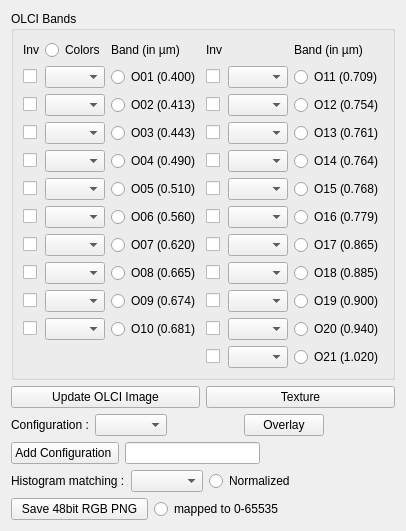
         <widget class="QWidget" name="tabOLCI">
          <attribute name="title">
           <string>OLCI</string>
          </attribute>
          <layout class="QVBoxLayout" name="verticalLayout_21">
           <item>
            <widget class="QGroupBox" name="groupBox_2">
             <property name="title">
              <string>OLCI Bands</string>
             </property>
             <layout class="QVBoxLayout" name="verticalLayout_19">
              <item>
               <layout class="QGridLayout" name="gridLayout_7">
                <item row="6" column="2">
                 <widget class="QRadioButton" name="rbOLCI06">
                  <property name="text">
                   <string>O06 (0.560)</string>
                  </property>
                 </widget>
                </item>
                <item row="2" column="4">
                 <widget class="QComboBox" name="cmbOLCI12">
                  <property name="minimumSize">
                   <size>
                    <width>60</width>
                    <height>0</height>
                   </size>
                  </property>
                  <property name="maximumSize">
                   <size>
                    <width>60</width>
                    <height>16777215</height>
                   </size>
                  </property>
                 </widget>
                </item>
                <item row="7" column="2">
                 <widget class="QRadioButton" name="rbOLCI07">
                  <property name="text">
                   <string>O07 (0.620)</string>
                  </property>
                 </widget>
                </item>
                <item row="5" column="5">
                 <widget class="QRadioButton" name="rbOLCI15">
                  <property name="text">
                   <string>O15 (0.768)</string>
                  </property>
                 </widget>
                </item>
                <item row="3" column="2">
                 <widget class="QRadioButton" name="rbOLCI03">
                  <property name="text">
                   <string>O03 (0.443)</string>
                  </property>
                 </widget>
                </item>
                <item row="2" column="0">
                 <widget class="QCheckBox" name="chkInverseOLCI02">
                  <property name="text">
                   <string/>
                  </property>
                 </widget>
                </item>
                <item row="1" column="2">
                 <widget class="QRadioButton" name="rbOLCI01">
                  <property name="text">
                   <string>O01 (0.400)</string>
                  </property>
                 </widget>
                </item>
                <item row="5" column="4">
                 <widget class="QComboBox" name="cmbOLCI15">
                  <property name="minimumSize">
                   <size>
                    <width>60</width>
                    <height>0</height>
                   </size>
                  </property>
                  <property name="maximumSize">
                   <size>
                    <width>60</width>
                    <height>16777215</height>
                   </size>
                  </property>
                 </widget>
                </item>
                <item row="9" column="2">
                 <widget class="QRadioButton" name="rbOLCI09">
                  <property name="text">
                   <string>O09 (0.674)</string>
                  </property>
                 </widget>
                </item>
                <item row="8" column="4">
                 <widget class="QComboBox" name="cmbOLCI18">
                  <property name="minimumSize">
                   <size>
                    <width>60</width>
                    <height>0</height>
                   </size>
                  </property>
                  <property name="maximumSize">
                   <size>
                    <width>60</width>
                    <height>16777215</height>
                   </size>
                  </property>
                 </widget>
                </item>
                <item row="10" column="2">
                 <widget class="QRadioButton" name="rbOLCI10">
                  <property name="text">
                   <string>O10 (0.681)</string>
                  </property>
                 </widget>
                </item>
                <item row="3" column="4">
                 <widget class="QComboBox" name="cmbOLCI13">
                  <property name="minimumSize">
                   <size>
                    <width>60</width>
                    <height>0</height>
                   </size>
                  </property>
                  <property name="maximumSize">
                   <size>
                    <width>60</width>
                    <height>16777215</height>
                   </size>
                  </property>
                 </widget>
                </item>
                <item row="8" column="3">
                 <widget class="QCheckBox" name="chkInverseOLCI18">
                  <property name="text">
                   <string/>
                  </property>
                 </widget>
                </item>
                <item row="8" column="5">
                 <widget class="QRadioButton" name="rbOLCI18">
                  <property name="text">
                   <string>O18 (0.885)</string>
                  </property>
                 </widget>
                </item>
                <item row="10" column="4">
                 <widget class="QComboBox" name="cmbOLCI20">
                  <property name="minimumSize">
                   <size>
                    <width>60</width>
                    <height>0</height>
                   </size>
                  </property>
                  <property name="maximumSize">
                   <size>
                    <width>60</width>
                    <height>16777215</height>
                   </size>
                  </property>
                 </widget>
                </item>
                <item row="10" column="5">
                 <widget class="QRadioButton" name="rbOLCI20">
                  <property name="text">
                   <string>O20 (0.940)</string>
                  </property>
                 </widget>
                </item>
                <item row="8" column="1">
                 <widget class="QComboBox" name="cmbOLCI08">
                  <property name="minimumSize">
                   <size>
                    <width>60</width>
                    <height>0</height>
                   </size>
                  </property>
                  <property name="maximumSize">
                   <size>
                    <width>60</width>
                    <height>16777215</height>
                   </size>
                  </property>
                 </widget>
                </item>
                <item row="4" column="1">
                 <widget class="QComboBox" name="cmbOLCI04">
                  <property name="minimumSize">
                   <size>
                    <width>60</width>
                    <height>0</height>
                   </size>
                  </property>
                  <property name="maximumSize">
                   <size>
                    <width>60</width>
                    <height>16777215</height>
                   </size>
                  </property>
                 </widget>
                </item>
                <item row="5" column="1">
                 <widget class="QComboBox" name="cmbOLCI05">
                  <property name="minimumSize">
                   <size>
                    <width>60</width>
                    <height>0</height>
                   </size>
                  </property>
                  <property name="maximumSize">
                   <size>
                    <width>60</width>
                    <height>16777215</height>
                   </size>
                  </property>
                 </widget>
                </item>
                <item row="7" column="3">
                 <widget class="QCheckBox" name="chkInverseOLCI17">
                  <property name="text">
                   <string/>
                  </property>
                 </widget>
                </item>
                <item row="7" column="5">
                 <widget class="QRadioButton" name="rbOLCI17">
                  <property name="text">
                   <string>O17 (0.865)</string>
                  </property>
                 </widget>
                </item>
                <item row="1" column="3">
                 <widget class="QCheckBox" name="chkInverseOLCI11">
                  <property name="text">
                   <string/>
                  </property>
                 </widget>
                </item>
                <item row="1" column="5">
                 <widget class="QRadioButton" name="rbOLCI11">
                  <property name="text">
                   <string>O11 (0.709)</string>
                  </property>
                 </widget>
                </item>
                <item row="9" column="1">
                 <widget class="QComboBox" name="cmbOLCI09">
                  <property name="minimumSize">
                   <size>
                    <width>60</width>
                    <height>0</height>
                   </size>
                  </property>
                  <property name="maximumSize">
                   <size>
                    <width>60</width>
                    <height>16777215</height>
                   </size>
                  </property>
                 </widget>
                </item>
                <item row="2" column="1">
                 <widget class="QComboBox" name="cmbOLCI02">
                  <property name="minimumSize">
                   <size>
                    <width>60</width>
                    <height>0</height>
                   </size>
                  </property>
                  <property name="maximumSize">
                   <size>
                    <width>60</width>
                    <height>16777215</height>
                   </size>
                  </property>
                 </widget>
                </item>
                <item row="0" column="5">
                 <widget class="QLabel" name="label_54">
                  <property name="text">
                   <string>Band (in µm)</string>
                  </property>
                 </widget>
                </item>
                <item row="4" column="2">
                 <widget class="QRadioButton" name="rbOLCI04">
                  <property name="text">
                   <string>O04 (0.490)</string>
                  </property>
                 </widget>
                </item>
                <item row="1" column="1">
                 <widget class="QComboBox" name="cmbOLCI01">
                  <property name="minimumSize">
                   <size>
                    <width>60</width>
                    <height>0</height>
                   </size>
                  </property>
                  <property name="maximumSize">
                   <size>
                    <width>60</width>
                    <height>16777215</height>
                   </size>
                  </property>
                 </widget>
                </item>
                <item row="5" column="3">
                 <widget class="QCheckBox" name="chkInverseOLCI15">
                  <property name="text">
                   <string/>
                  </property>
                 </widget>
                </item>
                <item row="1" column="4">
                 <widget class="QComboBox" name="cmbOLCI11">
                  <property name="minimumSize">
                   <size>
                    <width>60</width>
                    <height>0</height>
                   </size>
                  </property>
                  <property name="maximumSize">
                   <size>
                    <width>60</width>
                    <height>16777215</height>
                   </size>
                  </property>
                 </widget>
                </item>
                <item row="9" column="3">
                 <widget class="QCheckBox" name="chkInverseOLCI19">
                  <property name="text">
                   <string/>
                  </property>
                 </widget>
                </item>
                <item row="9" column="5">
                 <widget class="QRadioButton" name="rbOLCI19">
                  <property name="text">
                   <string>O19 (0.900)</string>
                  </property>
                 </widget>
                </item>
                <item row="2" column="3">
                 <widget class="QCheckBox" name="chkInverseOLCI12">
                  <property name="text">
                   <string/>
                  </property>
                 </widget>
                </item>
                <item row="2" column="5">
                 <widget class="QRadioButton" name="rbOLCI12">
                  <property name="text">
                   <string>O12 (0.754)</string>
                  </property>
                 </widget>
                </item>
                <item row="5" column="2">
                 <widget class="QRadioButton" name="rbOLCI05">
                  <property name="text">
                   <string>O05 (0.510)</string>
                  </property>
                 </widget>
                </item>
                <item row="9" column="4">
                 <widget class="QComboBox" name="cmbOLCI19">
                  <property name="minimumSize">
                   <size>
                    <width>60</width>
                    <height>0</height>
                   </size>
                  </property>
                  <property name="maximumSize">
                   <size>
                    <width>60</width>
                    <height>16777215</height>
                   </size>
                  </property>
                 </widget>
                </item>
                <item row="3" column="3">
                 <widget class="QCheckBox" name="chkInverseOLCI13">
                  <property name="text">
                   <string/>
                  </property>
                 </widget>
                </item>
                <item row="10" column="3">
                 <widget class="QCheckBox" name="chkInverseOLCI20">
                  <property name="text">
                   <string/>
                  </property>
                 </widget>
                </item>
                <item row="9" column="0">
                 <widget class="QCheckBox" name="chkInverseOLCI09">
                  <property name="text">
                   <string/>
                  </property>
                 </widget>
                </item>
                <item row="10" column="0">
                 <widget class="QCheckBox" name="chkInverseOLCI10">
                  <property name="text">
                   <string/>
                  </property>
                 </widget>
                </item>
                <item row="6" column="1">
                 <widget class="QComboBox" name="cmbOLCI06">
                  <property name="minimumSize">
                   <size>
                    <width>60</width>
                    <height>0</height>
                   </size>
                  </property>
                  <property name="maximumSize">
                   <size>
                    <width>60</width>
                    <height>16777215</height>
                   </size>
                  </property>
                 </widget>
                </item>
                <item row="4" column="3">
                 <widget class="QCheckBox" name="chkInverseOLCI14">
                  <property name="text">
                   <string/>
                  </property>
                 </widget>
                </item>
                <item row="0" column="3">
                 <widget class="QLabel" name="label_53">
                  <property name="text">
                   <string>Inv</string>
                  </property>
                 </widget>
                </item>
                <item row="3" column="5">
                 <widget class="QRadioButton" name="rbOLCI13">
                  <property name="text">
                   <string>O13 (0.761)</string>
                  </property>
                 </widget>
                </item>
                <item row="4" column="4">
                 <widget class="QComboBox" name="cmbOLCI14">
                  <property name="minimumSize">
                   <size>
                    <width>60</width>
                    <height>0</height>
                   </size>
                  </property>
                  <property name="maximumSize">
                   <size>
                    <width>60</width>
                    <height>16777215</height>
                   </size>
                  </property>
                 </widget>
                </item>
                <item row="4" column="0">
                 <widget class="QCheckBox" name="chkInverseOLCI04">
                  <property name="text">
                   <string/>
                  </property>
                 </widget>
                </item>
                <item row="6" column="4">
                 <widget class="QComboBox" name="cmbOLCI16">
                  <property name="minimumSize">
                   <size>
                    <width>60</width>
                    <height>0</height>
                   </size>
                  </property>
                  <property name="maximumSize">
                   <size>
                    <width>60</width>
                    <height>16777215</height>
                   </size>
                  </property>
                 </widget>
                </item>
                <item row="0" column="0">
                 <widget class="QLabel" name="label_49">
                  <property name="text">
                   <string>Inv</string>
                  </property>
                 </widget>
                </item>
                <item row="8" column="2">
                 <widget class="QRadioButton" name="rbOLCI08">
                  <property name="text">
                   <string>O08 (0.665)</string>
                  </property>
                 </widget>
                </item>
                <item row="3" column="0">
                 <widget class="QCheckBox" name="chkInverseOLCI03">
                  <property name="text">
                   <string/>
                  </property>
                 </widget>
                </item>
                <item row="0" column="1">
                 <widget class="QRadioButton" name="rbColorOLCI">
                  <property name="text">
                   <string>Colors</string>
                  </property>
                 </widget>
                </item>
                <item row="5" column="0">
                 <widget class="QCheckBox" name="chkInverseOLCI05">
                  <property name="text">
                   <string/>
                  </property>
                 </widget>
                </item>
                <item row="7" column="0">
                 <widget class="QCheckBox" name="chkInverseOLCI07">
                  <property name="text">
                   <string/>
                  </property>
                 </widget>
                </item>
                <item row="7" column="1">
                 <widget class="QComboBox" name="cmbOLCI07">
                  <property name="minimumSize">
                   <size>
                    <width>60</width>
                    <height>0</height>
                   </size>
                  </property>
                  <property name="maximumSize">
                   <size>
                    <width>60</width>
                    <height>16777215</height>
                   </size>
                  </property>
                 </widget>
                </item>
                <item row="2" column="2">
                 <widget class="QRadioButton" name="rbOLCI02">
                  <property name="text">
                   <string>O02 (0.413)</string>
                  </property>
                 </widget>
                </item>
                <item row="7" column="4">
                 <widget class="QComboBox" name="cmbOLCI17">
                  <property name="minimumSize">
                   <size>
                    <width>60</width>
                    <height>0</height>
                   </size>
                  </property>
                  <property name="maximumSize">
                   <size>
                    <width>60</width>
                    <height>16777215</height>
                   </size>
                  </property>
                 </widget>
                </item>
                <item row="6" column="3">
                 <widget class="QCheckBox" name="chkInverseOLCI16">
                  <property name="text">
                   <string/>
                  </property>
                 </widget>
                </item>
                <item row="6" column="5">
                 <widget class="QRadioButton" name="rbOLCI16">
                  <property name="text">
                   <string>O16 (0.779)</string>
                  </property>
                 </widget>
                </item>
                <item row="3" column="1">
                 <widget class="QComboBox" name="cmbOLCI03">
                  <property name="minimumSize">
                   <size>
                    <width>60</width>
                    <height>0</height>
                   </size>
                  </property>
                  <property name="maximumSize">
                   <size>
                    <width>60</width>
                    <height>16777215</height>
                   </size>
                  </property>
                 </widget>
                </item>
                <item row="0" column="2">
                 <widget class="QLabel" name="label_50">
                  <property name="text">
                   <string>Band (in µm)</string>
                  </property>
                 </widget>
                </item>
                <item row="6" column="0">
                 <widget class="QCheckBox" name="chkInverseOLCI06">
                  <property name="text">
                   <string/>
                  </property>
                 </widget>
                </item>
                <item row="1" column="0">
                 <widget class="QCheckBox" name="chkInverseOLCI01">
                  <property name="text">
                   <string/>
                  </property>
                 </widget>
                </item>
                <item row="4" column="5">
                 <widget class="QRadioButton" name="rbOLCI14">
                  <property name="text">
                   <string>O14 (0.764)</string>
                  </property>
                 </widget>
                </item>
                <item row="8" column="0">
                 <widget class="QCheckBox" name="chkInverseOLCI08">
                  <property name="text">
                   <string/>
                  </property>
                 </widget>
                </item>
                <item row="10" column="1">
                 <widget class="QComboBox" name="cmbOLCI10">
                  <property name="minimumSize">
                   <size>
                    <width>60</width>
                    <height>0</height>
                   </size>
                  </property>
                  <property name="maximumSize">
                   <size>
                    <width>60</width>
                    <height>16777215</height>
                   </size>
                  </property>
                 </widget>
                </item>
                <item row="11" column="5">
                 <widget class="QRadioButton" name="rbOLCI21">
                  <property name="text">
                   <string>O21 (1.020)</string>
                  </property>
                 </widget>
                </item>
                <item row="11" column="4">
                 <widget class="QComboBox" name="cmbOLCI21">
                  <property name="minimumSize">
                   <size>
                    <width>60</width>
                    <height>0</height>
                   </size>
                  </property>
                  <property name="maximumSize">
                   <size>
                    <width>60</width>
                    <height>16777215</height>
                   </size>
                  </property>
                 </widget>
                </item>
                <item row="11" column="3">
                 <widget class="QCheckBox" name="chkInverseOLCI21">
                  <property name="maximumSize">
                   <size>
                    <width>20</width>
                    <height>16777215</height>
                   </size>
                  </property>
                  <property name="text">
                   <string/>
                  </property>
                 </widget>
                </item>
               </layout>
              </item>
             </layout>
            </widget>
           </item>
           <item>
            <layout class="QHBoxLayout" name="horizontalLayout_76">
             <item>
              <widget class="QPushButton" name="btnUpdateOLCIImage">
               <property name="text">
                <string>Update OLCI Image</string>
               </property>
              </widget>
             </item>
             <item>
              <widget class="QPushButton" name="btnTextureOLCI">
               <property name="text">
                <string>Texture</string>
               </property>
              </widget>
             </item>
            </layout>
           </item>
           <item>
            <layout class="QHBoxLayout" name="horizontalLayout_72">
             <item>
              <widget class="QLabel" name="label_46">
               <property name="text">
                <string>Configuration :</string>
               </property>
              </widget>
             </item>
             <item>
              <widget class="QComboBox" name="comboOLCIConfig"/>
             </item>
             <item>
              <spacer name="horizontalSpacer_103">
               <property name="orientation">
                <enum>Qt::Horizontal</enum>
               </property>
               <property name="sizeHint" stdset="0">
                <size>
                 <width>40</width>
                 <height>20</height>
                </size>
               </property>
              </spacer>
             </item>
             <item>
              <widget class="QPushButton" name="btnOverlayOLCI">
               <property name="text">
                <string>Overlay</string>
               </property>
              </widget>
             </item>
             <item>
              <spacer name="horizontalSpacer_143">
               <property name="orientation">
                <enum>Qt::Horizontal</enum>
               </property>
               <property name="sizeHint" stdset="0">
                <size>
                 <width>40</width>
                 <height>20</height>
                </size>
               </property>
              </spacer>
             </item>
            </layout>
           </item>
           <item>
            <layout class="QHBoxLayout" name="horizontalLayout_77">
             <item>
              <widget class="QPushButton" name="btnAddOLCIConfig">
               <property name="text">
                <string>Add Configuration </string>
               </property>
              </widget>
             </item>
             <item>
              <widget class="QLineEdit" name="leOLCIConfig"/>
             </item>
             <item>
              <spacer name="horizontalSpacer_105">
               <property name="orientation">
                <enum>Qt::Horizontal</enum>
               </property>
               <property name="sizeHint" stdset="0">
                <size>
                 <width>40</width>
                 <height>20</height>
                </size>
               </property>
              </spacer>
             </item>
            </layout>
           </item>
           <item>
            <layout class="QHBoxLayout" name="horizontalLayout_78">
             <item>
              <widget class="QLabel" name="label_47">
               <property name="text">
                <string>Histogram matching :</string>
               </property>
              </widget>
             </item>
             <item>
              <widget class="QComboBox" name="cmbHistogramOLCI"/>
             </item>
             <item>
              <widget class="QRadioButton" name="rdbOLCINormalized">
               <property name="toolTip">
                <string>Correct for illumination variations across the image.</string>
               </property>
               <property name="text">
                <string>Normalized</string>
               </property>
              </widget>
             </item>
             <item>
              <spacer name="horizontalSpacer_104">
               <property name="orientation">
                <enum>Qt::Horizontal</enum>
               </property>
               <property name="sizeHint" stdset="0">
                <size>
                 <width>40</width>
                 <height>20</height>
                </size>
               </property>
              </spacer>
             </item>
            </layout>
           </item>
           <item>
            <layout class="QHBoxLayout" name="horizontalLayout_79">
             <item>
              <widget class="QPushButton" name="btnSaveAsPNG48bits">
               <property name="toolTip">
                <string>Save as 48bit RGB PNG image</string>
               </property>
               <property name="statusTip">
                <string/>
               </property>
               <property name="text">
                <string>  Save 48bit RGB PNG  </string>
               </property>
              </widget>
             </item>
             <item>
              <widget class="QRadioButton" name="rdbMapTo65535">
               <property name="toolTip">
                <string>map the radiances to 0 - 65535</string>
               </property>
               <property name="text">
                <string>mapped to 0-65535</string>
               </property>
              </widget>
             </item>
             <item>
              <spacer name="horizontalSpacer_48">
               <property name="orientation">
                <enum>Qt::Horizontal</enum>
               </property>
               <property name="sizeHint" stdset="0">
                <size>
                 <width>40</width>
                 <height>20</height>
                </size>
               </property>
              </spacer>
             </item>
            </layout>
           </item>
          </layout>
         </widget>
